Frame 1 (no input): blank canvas, image omitted
Frame 60 (the mouse pressed at the canvas centre just before this capture): blank canvas, image omitted
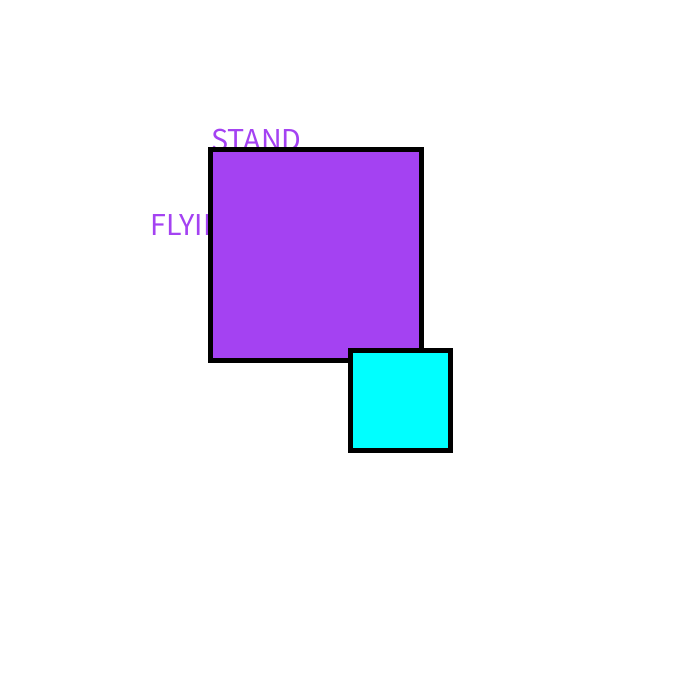
Frame 120 (the mouse held since frame 60 and released just before this capture)

The Processing sketch whose frames 1 and 60 were blank and that drew this single picture after the mouse press (run headless with seeded random() and noise(); from frame 60 on, the mouse is pressed at the canvas centre):

// Processing sketch: SS2_Man_With_A_Box
// ── SS2_Man_With_A_Box.pde
//"MAN WITH THE BOX"
//IF THE SQUARE GO TO THE RIGHT TOP, THEN YOU HAVE TO START AGAIN
//IF THE STAND GOING DOWN LEFT, THEN YOU HAVE TO AGAIN
//IF THERE IS A BLUE SQUARE IN THE MIDDLE RIGHT, THEN IT
//HOLD MOUSE, AND THE TEXT PLUS OBJECT WILL, IF YOU PUT THE MOUSE ON THE BLUE BOX, AND THE
//FLYING BOX WILL TECT SOMETHING. ALSO, THEIR SPEED WILL MOVE FASTER IF YOU HOLD THE MOUSE
float x=0;
float y;
float yMove;
float xMove;
int move = 5;
int jump = 3;
float r = 255;
float g = 255;
float b = 255;


void setup(){
  size(700, 700);
  xMove = width/2;
  yMove = height/2;
  background(r, g, b);
}

void draw(){
  if(mousePressed){
  fill(r, g, b);
  background(255);
  fill(r, g , b);
  strokeWeight(5);
  text( "FLYING", y, x, y, x);
  text( "STAND", x, y, x);
  textSize(32);
  fill(r, g, b);
  square(x, y, x);
  fill(r, g, b);
  triangle(x, y, x, y, x, y);
  move = move * 8;
  x = x + xMove;
  y = y + yMove;
  if (x > width || x < 0){
      xMove = -xMove;
   }
  if (y > height || y < 0){
      yMove = -yMove;
     
   }
   else if (mousePressed == mouseY > height/2) {
    fill(255, 0, 0);
    text( "HELLO, MY NAME IS SQUARE. NICE TO MEET YOU AND GOODBYE", x, y, y, x);
    x = x + xMove;
    y = y + yMove;
    if (x > width || x < 0){
      xMove = -xMove;
    }
    if (y > height || y < 0){
      yMove = -yMove;
    }
    
    }
    else {
    fill(0, 255, 255);
    rect(width/2, height/2, 100, 100);
    }
}
   
  
  
   

}

void mousePressed() {
  r = random (255);
  g = random (255);
  b = random (255);
  yMove = random(-5, 5);
  xMove = random(-5, 5);
}
